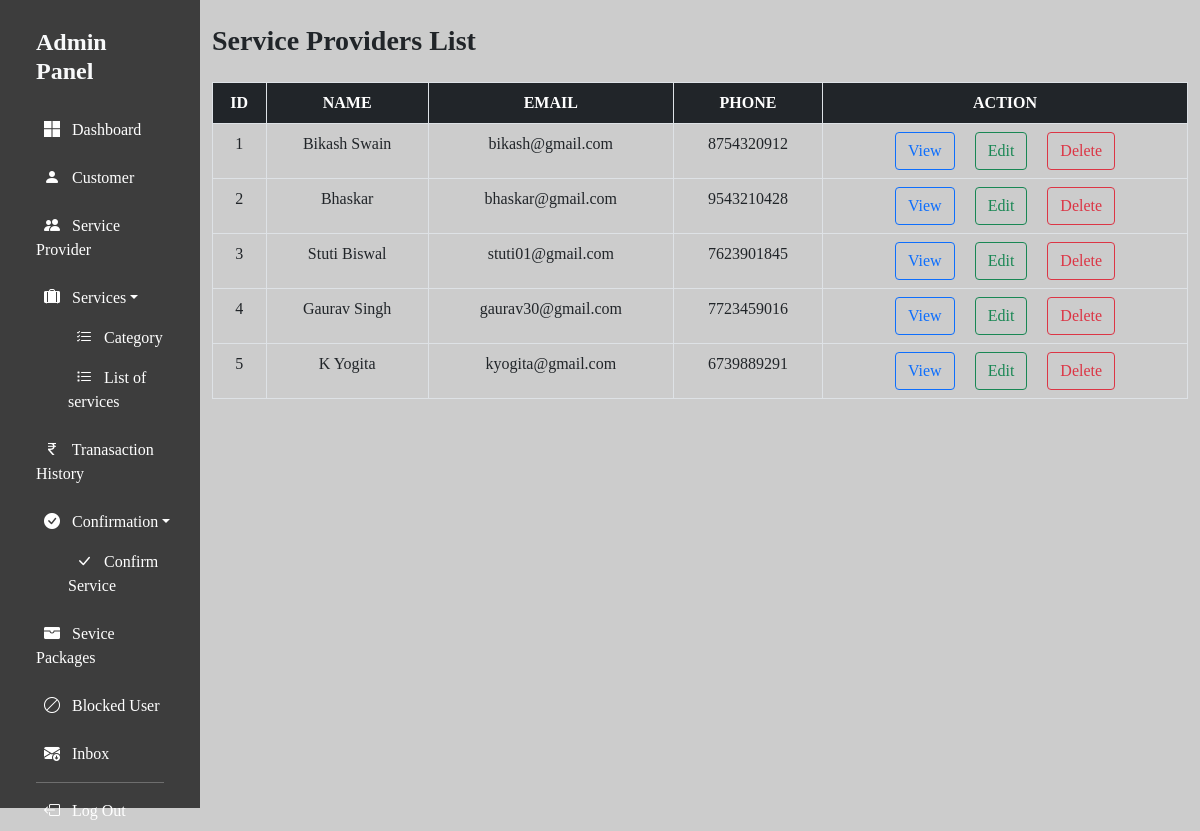
Screenshot of /SuperAdmin/Admin/service_provider.php (signed in) with the database file from the repository.
### tables this page shows
CREATE TABLE `service_provider` (
  `sp_id` int(11) NOT NULL,
  `sp_name` varchar(255) NOT NULL,
  `sp_email` varchar(255) NOT NULL,
  `sp_phone` bigint(11) NOT NULL,
  `sp_password` varchar(255) NOT NULL,
  `user_type` varchar(255) NOT NULL,
  `accesslevel` int(11) NOT NULL
);

### SuperAdmin/Admin/service_provider.php (the view, shortened to what this page needs)
<!DOCTYPE html>
<html lang="en">
<head>
    <?php include_once "../includes/header.php"; ?>
</head>
<body style="background-color:rgba(128, 128, 128, 0.4)" class="container-fluid">
    <div class="row">
        <?php include_once "../includes/sidenav.php"; ?>
        <div class="col-md-10">
        <h3 class="fw-bold mt-4 mb-2">Service Providers List</h3>
            <div class="table-responsive overflow-auto" data-aos="fade-in" style="height:650px">
                <table class="table table-bordered my-3">
                    <thead class="bg-dark">
                        <tr class="text-white text-center">
                            <th>ID</th>
                            <th>NAME</th>
                            <th>EMAIL</th>
                            <th>PHONE</th>
                            <th>ACTION</th>
                        </tr>
                    </thead>
                    <tbody>
                        <?php
                            require_once "..\Database\db_connection.php";
                            $qry = "SELECT * FROM service_provider";
                            $res = $conn->query($qry);
                            if($res!==false && $res->num_rows > 0){
                                while($row = $res->fetch_assoc()){
                                    ?>
                                        <tr class="text-center">
                                            <td><?php echo $row['sp_id']; ?></td>
                                            <td><?php echo $row['sp_name']; ?></td>
                                            <td><?php echo $row['sp_email']; ?></td>
                                            <td><?php echo $row['sp_phone']; ?></td>
                                            <td>
                                                <a class="btn btn-outline-primary me-3" href="view_service_provider.php?id=<?php echo $row['sp_id']; ?>">View</a>
                                                <a class="btn btn-outline-success me-3" href="edit_service_provider.php?id=<?php echo $row['sp_id']; ?>">Edit</a>
                                                <a class="btn btn-outline-danger" href="del_service_provider.php?id=<?php echo $row['sp_id']; ?>">Delete</a>
                                            </td>
                                        </tr>
                                    <?php
                                }
                            }
                        ?>
                    </tbody>
                </table>
            </div>
        </div>
    </div>
</body>
</html>

### SuperAdmin/assets/css/nav.css (style rules this page uses)
* { font-family: Cambria, Cochin, Georgia, Times, 'Times New Roman', serif; }

### SuperAdmin/includes/header.php (style rules this page uses)
body { overflow-y: hidden; }

### rows the page displays
service_provider: sp_id "1", sp_name "Bikash Swain", sp_email "bikash@gmail.com", sp_phone "8754320912"
service_provider: sp_id "2", sp_name "Bhaskar", sp_email "bhaskar@gmail.com", sp_phone "9543210428"
service_provider: sp_id "3", sp_name "Stuti Biswal", sp_email "stuti01@gmail.com", sp_phone "7623901845"
service_provider: sp_id "4", sp_name "Gaurav Singh", sp_email "gaurav30@gmail.com", sp_phone "7723459016"
service_provider: sp_id "5", sp_name "K Yogita", sp_email "kyogita@gmail.com", sp_phone "6739889291"
